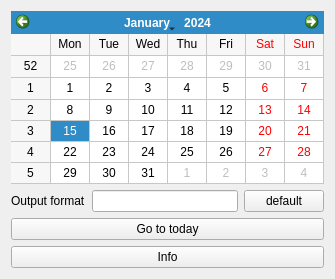
<?xml version="1.0" encoding="UTF-8"?>
<ui version="4.0">
 <class>DatePicker</class>
 <widget class="QWidget" name="DatePicker">
  <property name="geometry">
   <rect>
    <x>0</x>
    <y>0</y>
    <width>335</width>
    <height>279</height>
   </rect>
  </property>
  <property name="windowTitle">
   <string>DatePicker</string>
  </property>
  <layout class="QGridLayout" name="gridLayout">
   <item row="1" column="1">
    <widget class="QLineEdit" name="lineEdit"/>
   </item>
   <item row="1" column="0">
    <widget class="QLabel" name="label">
     <property name="text">
      <string>Output format</string>
     </property>
    </widget>
   </item>
   <item row="1" column="2">
    <widget class="QPushButton" name="pushButton_3">
     <property name="text">
      <string>default</string>
     </property>
    </widget>
   </item>
   <item row="0" column="0" colspan="3">
    <widget class="QCalendarWidget" name="calendarWidget">
     <property name="firstDayOfWeek">
      <enum>Qt::Monday</enum>
     </property>
     <property name="gridVisible">
      <bool>true</bool>
     </property>
    </widget>
   </item>
   <item row="3" column="0" colspan="3">
    <widget class="QPushButton" name="pushButton">
     <property name="text">
      <string>Go to today</string>
     </property>
    </widget>
   </item>
   <item row="4" column="0" colspan="3">
    <widget class="QPushButton" name="pushButton_2">
     <property name="text">
      <string>Info</string>
     </property>
    </widget>
   </item>
  </layout>
 </widget>
 <layoutdefault spacing="6" margin="11"/>
 <resources/>
 <connections/>
</ui>
